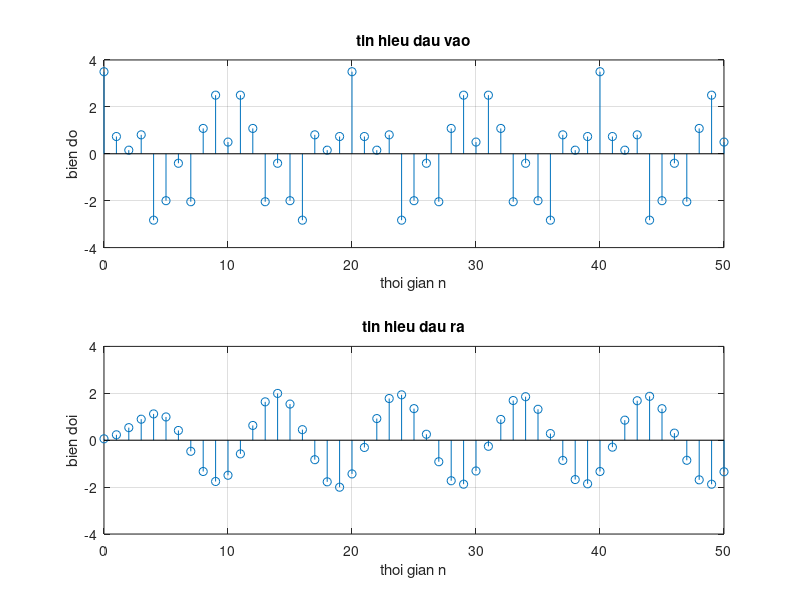

MATLAB code to generate this figure:
k=0:50;
w1=0.7*pi; w2=0.2*pi;
x=1.5*cos(w1*k) + 2*cos(w2*k);
[N,Wn]=ellipord(0.25,0.55,0.5,50);
[b,a]=ellip(N,0.5,50,Wn);
z=filter(b,a,x);

subplot(211);
stem(k,x); grid on;
axis([0 50 -4 4]);
title('tin hieu dau vao');
xlabel('thoi gian n');
ylabel('bien do');

subplot(212);
stem(k,z); grid on;
axis([0 50 -4 4]);
title('tin hieu dau ra');
xlabel('thoi gian n');
ylabel('bien doi');
